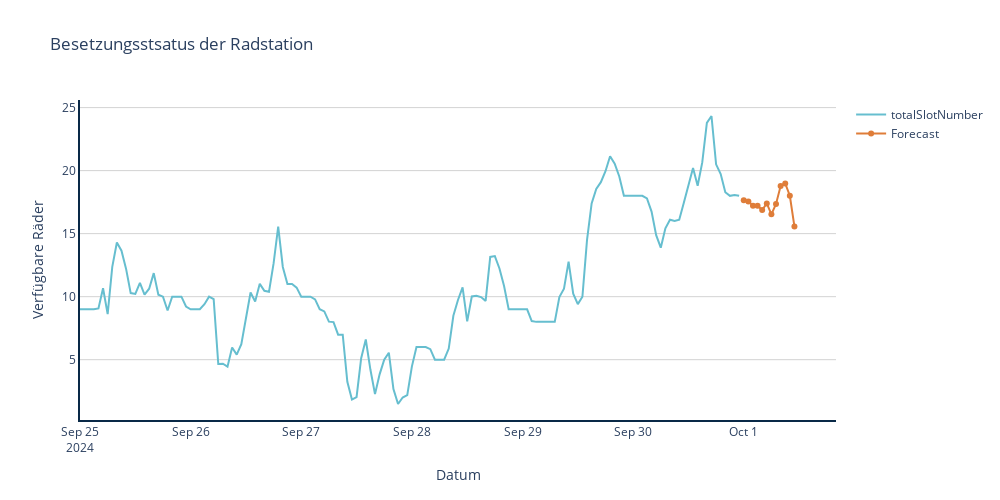

The code cell stored with this chart in its notebook:
### Markdown cell above
---

Now we will attempt to use as much data before as we can to predict the following 5 hours.

### Code cell
try:
    model = ExponentialSmoothing(df_ags_mf[df_ags_mf.index >= '2024-09-25 00:00:00+00:00']['availableBikeNumber'], 
                                trend='add', 
                                seasonal='add', 
                                seasonal_periods=48)
    fit = model.fit(smoothing_seasonal=0.2,)#smoothing_level=1, smoothing_slope=1, smoothing_seasonal=1)
    forecast = fit.forecast(steps=12)
except:
    print(fit.mle_retvals)
plot_that(df_ags_mf[df_ags_mf.index >= '2024-09-25 00:00:00+00:00']['availableBikeNumber'],forecast)

### Figure 1 — Plotly figure (JSON) as saved in the notebook; plotly's stock layout.template omitted (floating-point values rounded to 4 significant figures; data arrays with more than 128 entries replaced by an {"elided": "..."} marker saying what was removed)
{"data": [{"marker": {"color": "#66BECF"}, "name": "totalSlotNumber", "textposition": "bottom right", "type": "scatter", "x": {"elided": "144 str values"}, "xaxis": "x", "y": {"elided": "144 float values"}, "yaxis": "y"}, {"marker": {"color": "#DF7D39"}, "name": "Forecast", "textposition": "bottom right", "type": "scatter", "x": ["2024-10-01T00:00:00+00:00", "2024-10-01T01:00:00+00:00", "2024-10-01T02:00:00+00:00", "2024-10-01T03:00:00+00:00", "2024-10-01T04:00:00+00:00", "2024-10-01T05:00:00+00:00", "2024-10-01T06:00:00+00:00", "2024-10-01T07:00:00+00:00", "2024-10-01T08:00:00+00:00", "2024-10-01T09:00:00+00:00", "2024-10-01T10:00:00+00:00", "2024-10-01T11:00:00+00:00"], "xaxis": "x", "y": [17.65, 17.56, 17.21, 17.22, 16.88, 17.4, 16.53, 17.36, 18.77, 18.98, 18.01, 15.56], "yaxis": "y"}], "layout": {"height": 500, "paper_bgcolor": "white", "plot_bgcolor": "white", "title": {"text": "Besetzungsstsatus der Radstation"}, "width": 1000, "xaxis": {"anchor": "y", "domain": [0, 1], "gridwidth": 1, "linecolor": "#092947", "linewidth": 2, "showline": true, "title": {"text": "Datum"}}, "yaxis": {"anchor": "x", "domain": [0, 1], "gridcolor": "lightgrey", "gridwidth": 1, "linecolor": "#092947", "linewidth": 2, "showgrid": true, "showline": true, "title": {"text": "Verfügbare Räder"}}}}
